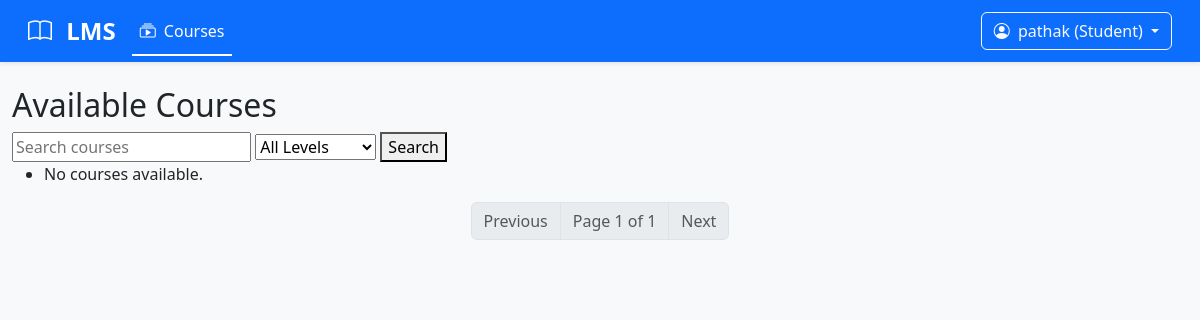
The page /courses/student/ (signed in) on the database as committed earlier.
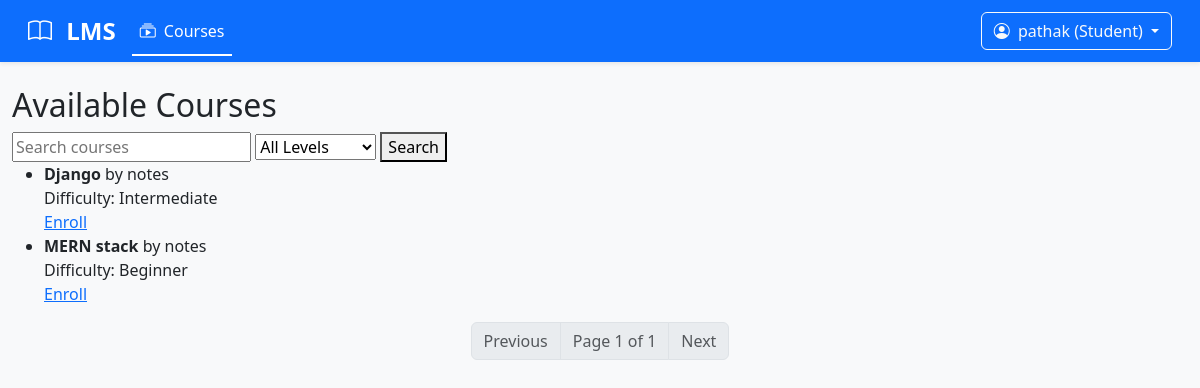
The same page on the database as committed later.
### courses/models.py (models this page shows, shortened)
class Course(models.Model):
    title = models.CharField(max_length=200)  # Title of the course
    description = models.TextField()          # Detailed course description
    instructor = models.ForeignKey(User, on_delete=models.CASCADE)  # Who created this course
    difficulty = models.CharField(max_length=20, choices=DIFFICULTY_CHOICES)  # Difficulty level
    created_at = models.DateTimeField(auto_now_add=True)  # Auto-set to current date when created

### courses/views.py (the view, shortened to what this page needs)
# urls.py: path('student/', views.student_course_list, name='student_course_list'),
@login_required
@user_passes_test(is_student)
def student_course_list(request):
    query = request.GET.get('q')  # Get the text search query
    difficulty = request.GET.get('difficulty')  # Get difficulty filter
    courses = Course.objects.all()  # Start with all courses
    if difficulty:
        courses = courses.filter(difficulty=difficulty)
    paginator = Paginator(courses, 5)  # Show 5 courses per page
    page_number = request.GET.get('page')
    page_obj = paginator.get_page(page_number)
    return render(request, 'courses/student_course_list.html', {
        'courses': page_obj,
        'selected_difficulty': difficulty or '',  # Pass current selected difficulty back to template
        'search_query': query or ''  # Pass current search term back to template
    })

### courses/views.py (called while the page is built)
def is_student(user):
    return user.groups.filter(name='Student').exists()

### notifications/context_processors.py (called while the page is built)
def unread_notifications(request):
    if request.user.is_authenticated:
        unread_count = Notification.objects.filter(user=request.user, is_read=False).count()
    else:
        unread_count = 0
    return {'unread_notification_count': unread_count}

### courses/templates/courses/student_course_list.html (shortened to what this page needs)
{% extends 'base.html' %}
{% block content %}
  <h2>Available Courses</h2>
  <form method="get" action="">
    <input type="text" name="q" placeholder="Search courses" value="{{ search_query }}">
    <select name="difficulty">
      <option value="">All Levels</option>
    </select>
    <button type="submit">Search</button>
  </form>
  <ul>
    {% for course in courses %}
      <li>
        <strong>{{ course.title }}</strong> by {{ course.instructor.username }}<br>
        Difficulty: {{ course.difficulty }}<br>
        <a href="{% url 'enroll_course' course.id %}">Enroll</a>
      </li>
    {% empty %}
      <li>No courses available.</li>
    {% endfor %}
  </ul>
  <nav>
  <ul class="pagination justify-content-center">
    {% if courses.has_previous %}
      <li class="page-item">
        <a class="page-link" href="?page={{ courses.previous_page_number }}{% if request.GET.q %}&q={{ request.GET.q }}{% endif %}">Previous</a>
      </li>
    {% else %}
      <li class="page-item disabled"><span class="page-link">Previous</span></li>
    {% endif %}
    <li class="page-item disabled"><span class="page-link">Page {{ courses.number }} of {{ courses.paginator.num_pages }}</span></li>
    {% if courses.has_next %}
      <li class="page-item">
        <a class="page-link" href="?page={{ courses.next_page_number }}{% if request.GET.q %}&q={{ request.GET.q }}{% endif %}">Next</a>
      </li>
    {% else %}
      <li class="page-item disabled"><span class="page-link">Next</span></li>
    {% endif %}
  </ul>
</nav>
{% endblock %}

Rows that differ between the two databases and show on the page:
added Course: title "Django", instructor.username "notes", difficulty "Intermediate"
added Course: title "MERN stack", instructor.username "notes", difficulty "Beginner"
Other text that changed with them:
text no longer shown: "No courses available."
